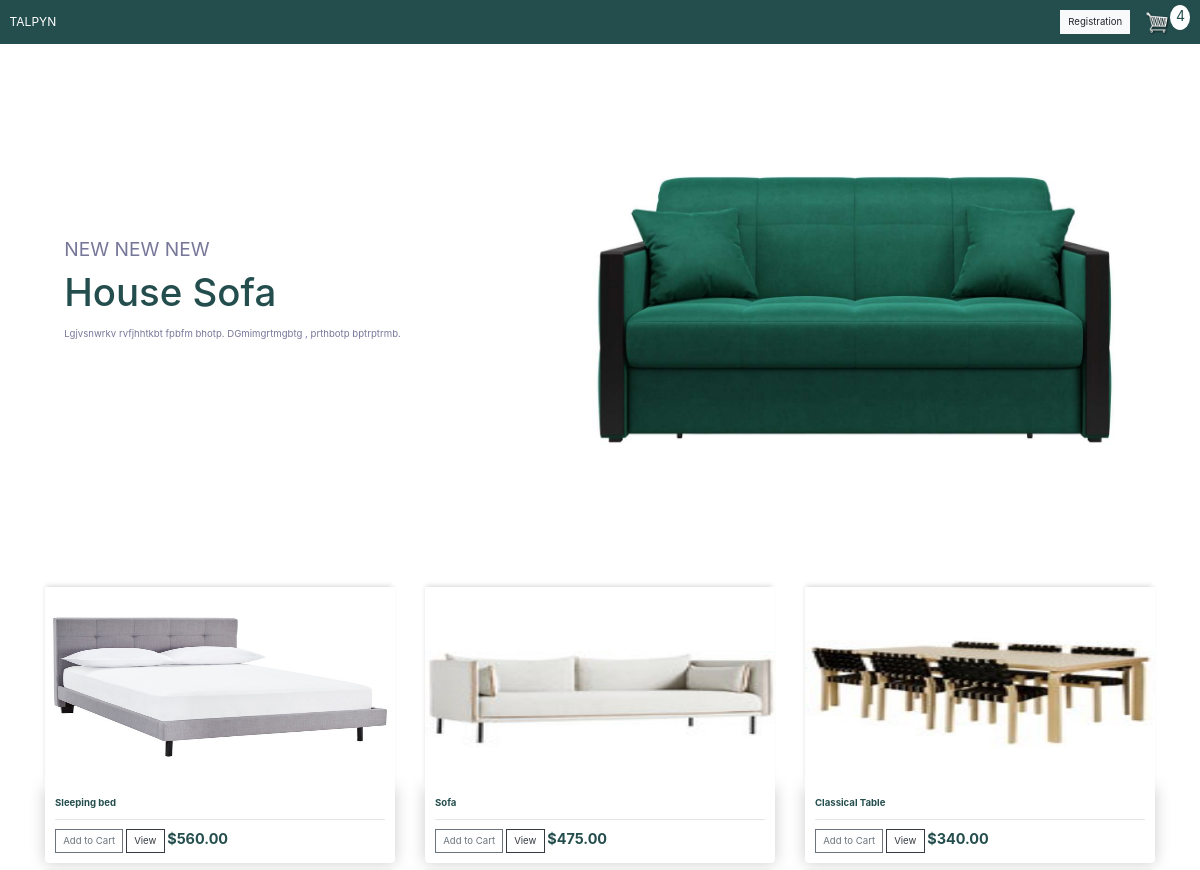
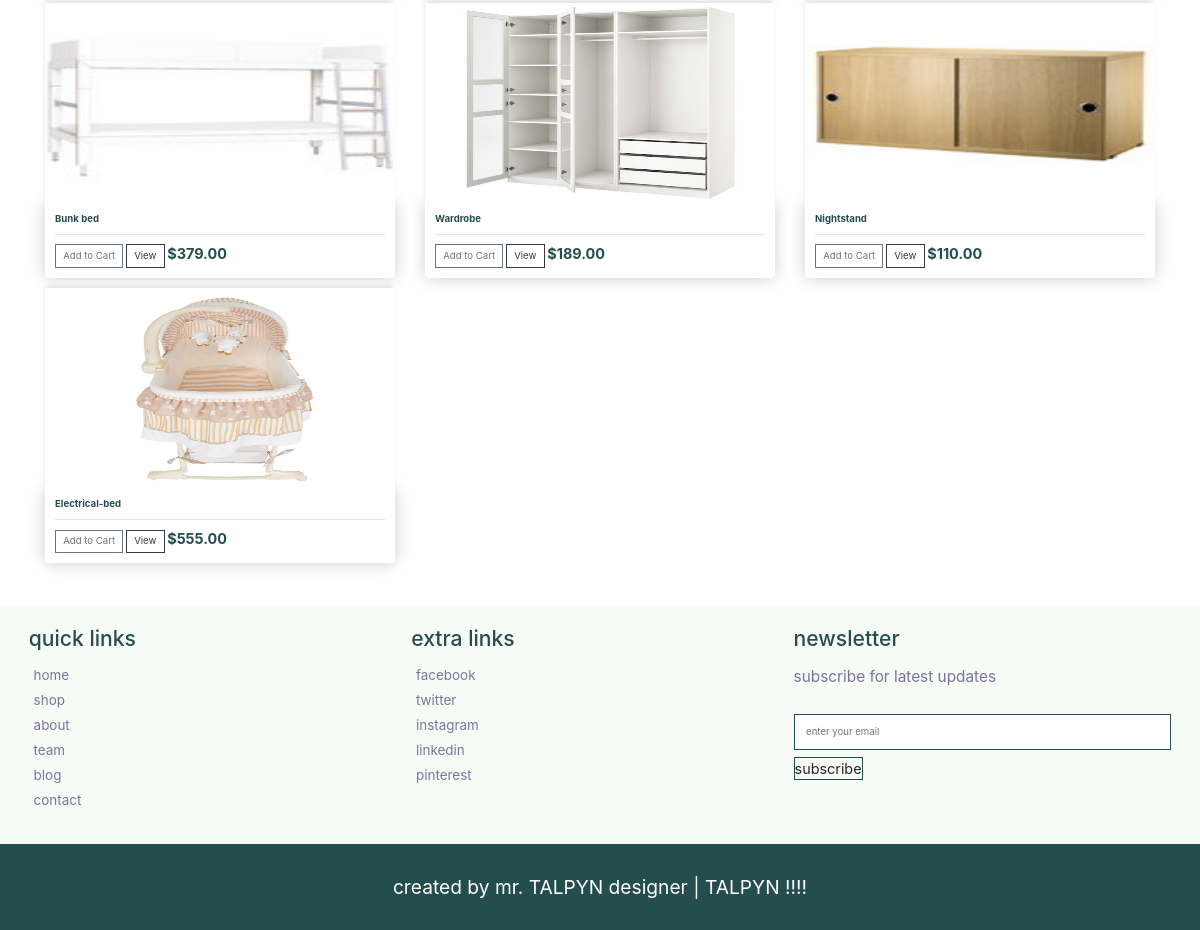
The app's page / (signed in) with its own data (2 pictures, top to bottom).
### furnstore/models.py (models this page shows, shortened)
class Product(models.Model):
    name = models.CharField(max_length=200, null=True)
    price = models.FloatField()
    digital = models.BooleanField(default=False, null=True,blank =False)
    image = models.ImageField(null=True, blank=True)
    @property
    def imageURL(self):
     try:
        url = self.image.url
     except:
        url = ''
     return url

### furnstore/views.py (the view)
# urls.py: path('', views.store, name="store"),
def store(request):
  if request.user.is_authenticated:
      customer = request.user.customer
      order, created = Order.objects.get_or_create(customer=customer, complete=False)
      items = order.orderitem_set.all()
      cartItems = order.get_cart_items
  else:
      items = []
      order ={'get_cart_total':0, 'get_cart_items':0, 'shipping':False}
      cartItems = order['get_cart_items']
  products = Product.objects.all()
  context = {'products' :products, 'cartItems' :cartItems}
  return render(request,'store/home.html', context)

### furnstore/models.py (called while the page is built)
    @property
    def get_cart_items(self):
        orderitems = self.orderitem_set.all()
        total = sum([item.quantity for item in orderitems])
        return total

### furnstore/templates/store/home.html (shortened to what this page needs)
<!DOCTYPE html>
{% load static %}
<html>
<head>
	<link rel="stylesheet" href="https://stackpath.bootstrapcdn.com/bootstrap/4.4.1/css/bootstrap.min.css">
	<link rel="stylesheet" type="text/css" href="{% static 'css/main.css' %}">
</head>
<body>
<nav class="navbar navbar-expand-lg navbar-dark bg-dark">
    <a class="navbar-brand" href="{% url 'store' %}">TALPYN</a>
    <div class="collapse navbar-collapse" id="navbarSupportedContent">
      <div class="form-inline my-2 my-lg-0">
           <a href="{% url 'register' %}"class="btn btn-light">Registration</a>
           <a href="{% url 'cart' %}">
              <img  id="cart-icon" src="{% static 'images/cart.png' %}">
          </a>
          <p id="cart-total">{{cartItems}}</p>
      </div>
    </div>
  </nav>
<div class="container">
        <br>
        {% block content %}
        <div>
            <section class="home">
                <div class="slides-container">
                <div class="slide active">
                    <div class="content">
                        <span>NEW NEW NEW</span>
                        <h3>House Sofa</h3>
                        <p>Lgjvsnwrkv rvfjhhtkbt fpbfm bhotp. DGmimgrtmgbtg , prthbotp bptrptrmb.</p>
                    </div>
                    <div class="image">
                        <img src="{% static 'images/home-img.jpg' %}">
                    </div>
                </div>
                </div>
            </section>
        </div>
        <br>
        <br>
        <br>
    <div class="row">
       {% for product in products %}
        <div class="col-lg-4">
         <img class="thumbnail"  src="{{product.imageURL}}" alt="">
          <div class="box-element product">
           <h6><strong>{{product.name}}</strong></h6>
           <hr>
             <button data-product="{{product.id}}" data-action="add" class="btn
             btn-outline-secondary add-btn update-cart">Add to Cart</button>
            <a class="btn btn-outline-dark" href="#">View</a>
            <h4><strong>${{product.price|floatformat:2}}</strong></h4>
          </div>
        </div>
       {% endfor %}
    </div>
        {% endblock content %}
        <br>
        <br>
        <br>
</div>
  <section class="footer">
    <div class="box-conta">
        <div class="box">
                <h3>quick links</h3>
                <a href="home.html"> <i class="fas fa-arrow-right"></i> home</a>
                <a href="shop.html"> <i class="fas fa-arrow-right"></i> shop</a>
                <a href="about.html"> <i class="fas fa-arrow-right"></i> about</a>
                <a href="team.html"> <i class="fas fa-arrow-right"></i> team</a>
                <a href="blog.html"> <i class="fas fa-arrow-right"></i> blog</a>
                <a href="contact.html"> <i class="fas fa-arrow-right"></i> contact</a>
        </div>
        <div class="box">
                <h3>extra links</h3>
                <a href="#"> <i class="fab fa-facebook-f"></i> facebook</a>
                <a href="#"> <i class="fab fa-twitter"></i> twitter</a>
                <a href="#"> <i class="fab fa-instagram"></i> instagram</a>
                <a href="#"> <i class="fab fa-linkedin"></i> linkedin</a>
                <a href="#"> <i class="fab fa-pinterest"></i> pinterest</a>
        </div>
        <div class="box">
                <h3>newsletter</h3>
                <p>subscribe for latest updates</p>
                <form action="">
                    <input type="email" name="" placeholder="enter your email" id="">
                    <input type="submit" value="subscribe" class="btn">
                </form>
        </div>
    </div>
  </section>
  <section class="credit">
        created by mr. TALPYN designer | TALPYN !!!!
</section>
</body>
</html>

### static/css/main.css (style rules this page uses)
body { background-color: white; }
h1,h2,h3,h4,h5,h6 { color:#244d4d; }
h4 { display: inline-block; }
.box-element { box-shadow:hsl(0, 0%, 80%) 0 0 16px; background-color: #fff; border-radius: 4px; padding: 10px; }
.thumbnail { width: 100%; height: 200px; -webkit-box-shadow: -1px -3px 5px -2px rgba(214,214,214,1); -moz-box-shadow: -1px -3px 5px -2px rgba(214,214,214,1); box-shadow: -1px -3px 5px -2px rgba(214,214,214,1); }
.product { border-radius: 0 0 4px 4px; }
.bg-dark { background-color: #244d4d!important; }
#cart-icon { width:25px; display: inline-block; margin-left: 15px; }
#cart-total { display: block; text-align: center; color:#244d4d; background-color: white; width: 20px; height: 25px; border-radius: 50%; font-size: 14px; }
.home { position: relative; width: 100%; }
.home .slides-container .slide { display: flex; -webkit-box-align: center; -ms-flex-align: center; align-items: center; -ms-flex-wrap: wrap; flex-wrap: wrap; gap: .5rem; }
.home .slides-container .slide.active { display: flex; }
.home .slides-container .slide .content { -webkit-box-flex: 1; -ms-flex: 1 1 20rem; flex: 1 1 20rem; -webkit-animation: fadeLeft .4s linear .4s backwards; animation: fadeLeft .4s linear .4s backwards; }
.home .slides-container .slide .content span { font-size: 2rem; color: #779; }
.home .slides-container .slide .content h3 { font-size: 4rem; color: #244d4d; padding-top: .5rem; }
.home .slides-container .slide .content p { font-size: 1rem; color: #779; padding: .5rem 0; line-height: 2; }
.home .slides-container .slide .image { -webkit-box-flex: 1; -ms-flex: 1 1 25rem; flex: 1 1 25rem; }
.home .slides-container .slide .image img { width: 100%; -webkit-animation: fadeOut .4s linear; animation: fadeOut .4s linear; }
.col-lg-4, .col-lg-6, .col-lg-8, .col-lg-12 { margin-top: 10px; }
.btn { border-radius: 0; }
@media (max-width: 1250px) { html { font-size: 60%; } }
@media (max-width: 1250px) { section { padding: 3rem 2rem; } }
.footer { background: #f6fbf6; padding-top: 1rem; padding-right: 3rem; padding-left: 3rem; }
.footer .box-conta { display: -ms-grid; display: grid; -ms-grid-columns: (minmax(25rem, 1fr)); grid-template-columns: repeat(auto-fit, minmax(25rem, 1fr)); gap: .5rem; }
.footer .box-conta .box h3 { font-size: 2.2rem; color: #244d4d; padding: 1rem 0; }
.footer .box-conta .box p { font-size: 1.6rem; color: #779; padding-bottom: 1rem; }
.footer .box-conta .box a { font-size: 1.4rem; color: #779; padding-bottom: 0.5rem ; display: block; }
.footer .box-conta .box a i { padding-right: .5rem; color: #244d4d; }
.footer .box-conta .box form input[type="email"] { width: 100%; padding: 1rem 1.2rem; font-size: 1rem; color: #244d4d; text-transform: none; margin: .7rem 0; border: 0.1rem solid #244d4d; }
.footer .box-conta .btn { padding: 0; border-color: #244d4d; font-size: 1.5rem; }
.credit { text-align: center; font-size: 2rem; color: #fff; background: #244d4d; }

### records on screen
Product: imageURL (picture), name "Sleeping bed", price "560.00"
Product: imageURL (picture), name "Sofa", price "475.00"
Product: imageURL (picture), name "Classical Table", price "340.00"
Product: imageURL (picture), name "Bunk bed", price "379.00"
Product: imageURL (picture), name "Wardrobe", price "189.00"
Product: imageURL (picture), name "Nightstand", price "110.00"
Product: imageURL (picture), name "Electrical-bed", price "555.00"

### other values on screen
{{ cartItems }} "4"
